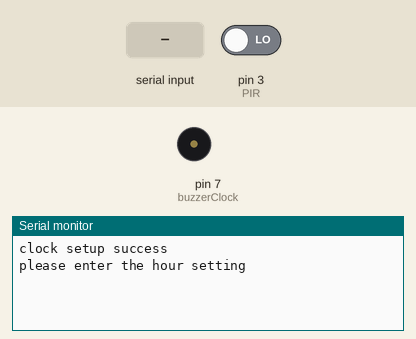
Bench run of a sketch on a simulated Arduino Uno, built with avr-gcc and run on an emulated ATmega328P. On the bench: buzzer (waves = sounding, pin HIGH), the last lines printed to the serial monitor. Inputs (shaded band) come from the test bench; at power-on: pin 3 (PIR) LOW. The local clock reads 2024-03-15 10:24:30 at power-on unless the sketch sets it.

Above: at 1.2 s.
1.3 s: "90,45\n" received over Serial
At 2.5 s:
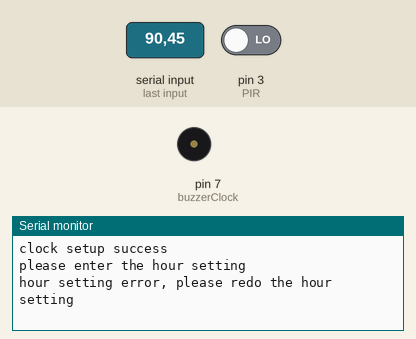
2.8 s: "0\n" received over Serial
At 4.0 s:
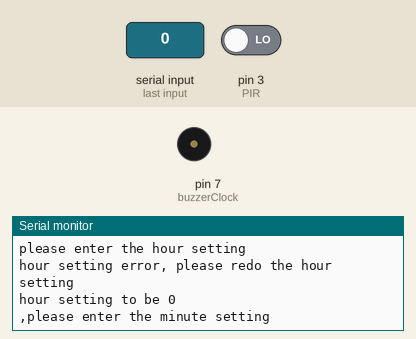
4.3 s: "30,150\n" received over Serial
At 5.7 s:
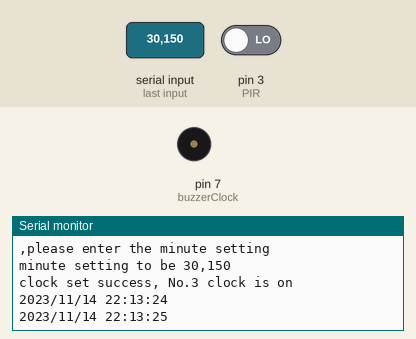
Timing chart, 0 to 7.3 s (numbered marks = the images above; inputs shaded):
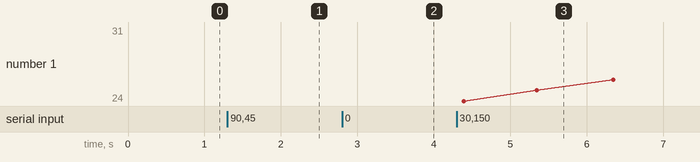

Measured:
- after the input at 1.3 s, the serial monitor: prints a new line at once (image 1)
- after the input at 2.8 s, the serial monitor: prints a new line at once (image 2)
- after the input at 4.3 s, the serial monitor: prints a new line at once (image 3)

The sketch:

clock.ino
```cpp
#include <RTClib.h>
#include<Wire.h>

RTC_DS1307 RTC;
int buzzerClock = 7, PIR = 3;
int timer = 0;
String TIME = "";
int clockon, hourset, minuteset;
/*
 * 设定蜂鸣器与PIR传感器接口
 * timer闹钟响起计时器
 * clockon闹钟是否已经设定
 * hourset，minuteset闹钟设定时间
*/
void setup() {
  pinMode(buzzerClock, OUTPUT);
  digitalWrite(buzzerClock, LOW);
  pinMode(PIR, INPUT);
  Wire.begin();
  RTC.begin();
  RTC.adjust(DateTime(__DATE__, __TIME__));
  clockon = 0;
  hourset = -1;
  minuteset = -1;
  Serial.begin(9600);
  /*
   * 初始化完成
   */
  Serial.println("clock setup success");
  Serial.println("please enter the hour setting");
}

void loop() {
  if (clockon == 0) {
    /*闹钟不启用*/
    TIME = "";
    /*通过循环读取字符串*/
    if (hourset == -1) {
      if (Serial.available() > 0) {
        while (Serial.available() > 0) {
          char k = Serial.read();
          TIME = TIME + k;
          delay(3);
        }
        hourset = TIME.toInt();
        if (hourset < 0 || hourset > 23) {
          /*
           * 如果闹钟小时数错误
           */
          hourset = -1;
          Serial.println("hour setting error, please redo the hour setting");
        }
        else {
          Serial.println("hour setting to be " + TIME + ",please enter the minute setting");
        }

        TIME = "";
      }
    }
    else if (minuteset == -1) {
      if (Serial.available() > 0) {
        while (Serial.available() > 0) {
          char k = Serial.read();
          TIME = TIME + k;

          delay(3);
        }
        minuteset = TIME.toInt();

        if (minuteset < 0 || minuteset > 59) {
          /*
           * 如果闹钟分钟数错误
           */
          minuteset = -1;
          Serial.println("minute setting error, please redo the minute setting");
        }
        else {

          Serial.println("minute setting to be " + TIME);
          /*Serial.println(hourset);
            Serial.println(minuteset);*/
          Serial.println("clock set success, No.3 clock is on"); clockon = 1;
        }

      }
    }

    if (digitalRead(PIR) == HIGH&&clockon == 1) {
        /*
         * 如果PIR传感器有检测到物体,给予提示
         */
          Serial.println();
          Serial.println("tips: remove the things from PIR sensor so that clock works");
          Serial.println("you have 10s to do the remove");
          Serial.println();
          delay(10000);
      }

  }
  else {
/*
 * 闹钟响起时间设定完成，开始启动
 */
    DateTime now = RTC.now();

    Serial.print(now.year(), DEC);
    Serial.print('/');
    Serial.print(now.month(), DEC);
    Serial.print('/');
    Serial.print(now.day(), DEC);
    Serial.print(' ');
    Serial.print(now.hour(), DEC);
    Serial.print(':');
    Serial.print(now.minute(), DEC);
    Serial.print(':');
    Serial.print(now.second(), DEC);
    Serial.println();
/*
 * 虚拟串口做监视器
 */
    int nowhour = now.hour(), nowminute = now.minute();
    /*Serial.print(nowhour); Serial.println(nowminute);*/
    if (timer == 0) {
      if (nowhour == hourset && nowminute == minuteset) {
        timer = 90;
        digitalWrite(buzzerClock, HIGH);
      }
    }
    if (timer > 0) {
      timer = timer - 1;
      if (digitalRead(PIR) == HIGH) {
        /*
         * 如果PIR传感器有检测到物体，闹钟关闭
         */
        digitalWrite(buzzerClock, LOW);
      }
    }
    if (timer == 1) {
      digitalWrite(buzzerClock, LOW);

    }

    /*if(digitalRead(PIR)==HIGH)k=0;
      while (k)
      { for (i = 0; i < 80; i++)
      {
        digitalWrite(buzzerClock, HIGH);
        delay(2000);
        digitalWrite(buzzerClock, LOW);
        delay(2000);
      }
      delay(20);
      for (i = 0; i < 80; i++)
      {
        digitalWrite(buzzerClock, HIGH);
        delay(2);
        digitalWrite(buzzerClock, LOW);
        delay(2);
      }
      }
      k=1;*/
    delay(1000);
  }
}
```
